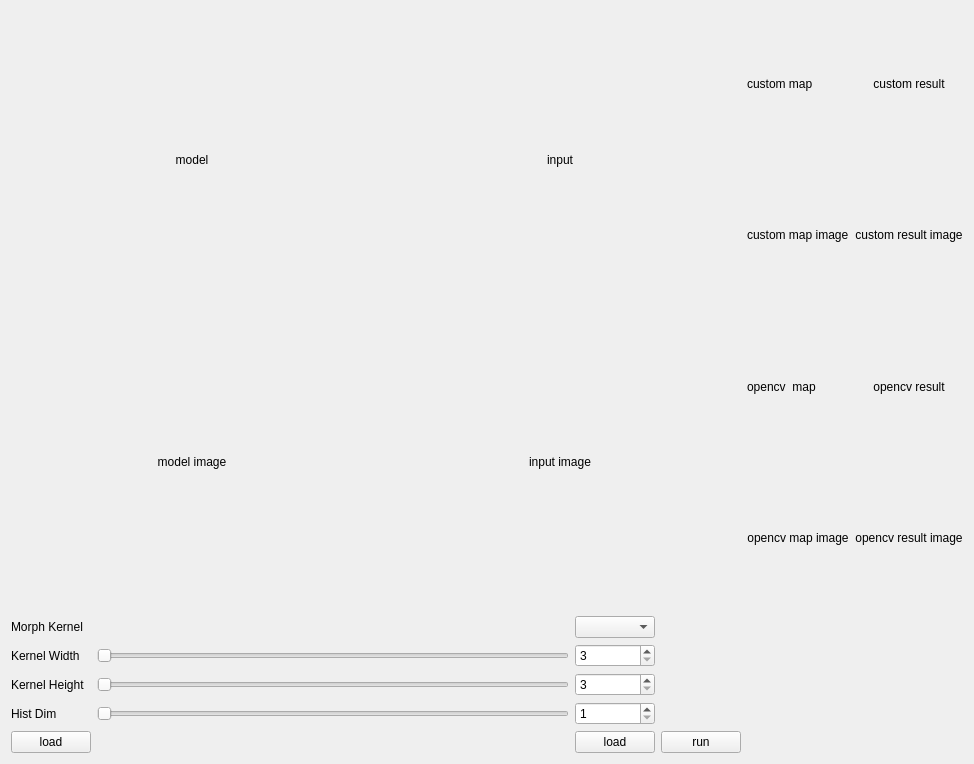
<?xml version="1.0" encoding="UTF-8"?>
<ui version="4.0">
 <class>histBackProjectUI</class>
 <widget class="QWidget" name="histBackProjectUI">
  <property name="geometry">
   <rect>
    <x>0</x>
    <y>0</y>
    <width>974</width>
    <height>764</height>
   </rect>
  </property>
  <property name="windowTitle">
   <string>Form</string>
  </property>
  <layout class="QGridLayout" name="gridLayout_4">
   <item row="0" column="0">
    <layout class="QGridLayout" name="gridLayout_2">
     <item row="0" column="0">
      <widget class="QLabel" name="label_model_">
       <property name="text">
        <string>model</string>
       </property>
       <property name="alignment">
        <set>Qt::AlignCenter</set>
       </property>
      </widget>
     </item>
     <item row="0" column="1">
      <widget class="QLabel" name="label_input_">
       <property name="text">
        <string>input</string>
       </property>
       <property name="alignment">
        <set>Qt::AlignCenter</set>
       </property>
      </widget>
     </item>
     <item row="1" column="0">
      <widget class="QLabel" name="label_model_image_">
       <property name="text">
        <string>model image</string>
       </property>
       <property name="alignment">
        <set>Qt::AlignCenter</set>
       </property>
      </widget>
     </item>
     <item row="1" column="1">
      <widget class="QLabel" name="label_input_image_">
       <property name="text">
        <string>input image</string>
       </property>
       <property name="alignment">
        <set>Qt::AlignCenter</set>
       </property>
      </widget>
     </item>
    </layout>
   </item>
   <item row="0" column="1">
    <layout class="QGridLayout" name="gridLayout">
     <item row="3" column="1">
      <widget class="QLabel" name="label_opencv_result_image_">
       <property name="text">
        <string>opencv result image</string>
       </property>
       <property name="alignment">
        <set>Qt::AlignCenter</set>
       </property>
      </widget>
     </item>
     <item row="1" column="0">
      <widget class="QLabel" name="label_custom_map_image_">
       <property name="text">
        <string>custom map image</string>
       </property>
      </widget>
     </item>
     <item row="3" column="0">
      <widget class="QLabel" name="label_opencv_map_image_">
       <property name="text">
        <string>opencv map image</string>
       </property>
       <property name="alignment">
        <set>Qt::AlignCenter</set>
       </property>
      </widget>
     </item>
     <item row="0" column="1">
      <widget class="QLabel" name="label_result_">
       <property name="text">
        <string>custom result</string>
       </property>
       <property name="alignment">
        <set>Qt::AlignCenter</set>
       </property>
      </widget>
     </item>
     <item row="2" column="1">
      <widget class="QLabel" name="label_7">
       <property name="text">
        <string>opencv result</string>
       </property>
       <property name="alignment">
        <set>Qt::AlignCenter</set>
       </property>
      </widget>
     </item>
     <item row="0" column="0">
      <widget class="QLabel" name="label_4">
       <property name="text">
        <string>custom map</string>
       </property>
      </widget>
     </item>
     <item row="2" column="0">
      <widget class="QLabel" name="label_6">
       <property name="text">
        <string>opencv  map</string>
       </property>
      </widget>
     </item>
     <item row="1" column="1">
      <widget class="QLabel" name="label_custom_result_image_">
       <property name="text">
        <string>custom result image</string>
       </property>
       <property name="alignment">
        <set>Qt::AlignCenter</set>
       </property>
      </widget>
     </item>
    </layout>
   </item>
   <item row="1" column="0">
    <layout class="QGridLayout" name="gridLayout_3">
     <item row="0" column="0">
      <widget class="QLabel" name="label_3">
       <property name="text">
        <string>Morph Kernel</string>
       </property>
      </widget>
     </item>
     <item row="0" column="2">
      <widget class="QComboBox" name="combobox_morph"/>
     </item>
     <item row="1" column="0">
      <widget class="QLabel" name="label_2">
       <property name="text">
        <string>Kernel Width</string>
       </property>
      </widget>
     </item>
     <item row="1" column="1">
      <widget class="QSlider" name="slider_kernel_width_">
       <property name="minimum">
        <number>3</number>
       </property>
       <property name="maximum">
        <number>23</number>
       </property>
       <property name="singleStep">
        <number>1</number>
       </property>
       <property name="orientation">
        <enum>Qt::Horizontal</enum>
       </property>
       <property name="tickInterval">
        <number>0</number>
       </property>
      </widget>
     </item>
     <item row="1" column="2">
      <widget class="QSpinBox" name="spinbox_kernel_width_">
       <property name="minimum">
        <number>3</number>
       </property>
       <property name="maximum">
        <number>23</number>
       </property>
       <property name="singleStep">
        <number>1</number>
       </property>
      </widget>
     </item>
     <item row="2" column="0">
      <widget class="QLabel" name="label">
       <property name="text">
        <string>Kernel Height</string>
       </property>
      </widget>
     </item>
     <item row="2" column="1">
      <widget class="QSlider" name="slider_kernel_height_">
       <property name="minimum">
        <number>3</number>
       </property>
       <property name="maximum">
        <number>23</number>
       </property>
       <property name="singleStep">
        <number>1</number>
       </property>
       <property name="orientation">
        <enum>Qt::Horizontal</enum>
       </property>
      </widget>
     </item>
     <item row="2" column="2">
      <widget class="QSpinBox" name="spinbox_kernel_height_">
       <property name="minimum">
        <number>3</number>
       </property>
       <property name="maximum">
        <number>23</number>
       </property>
       <property name="singleStep">
        <number>1</number>
       </property>
      </widget>
     </item>
     <item row="3" column="0">
      <widget class="QLabel" name="label_5">
       <property name="text">
        <string>Hist Dim</string>
       </property>
      </widget>
     </item>
     <item row="3" column="1">
      <widget class="QSlider" name="slider_hist_dim_">
       <property name="minimum">
        <number>1</number>
       </property>
       <property name="maximum">
        <number>2</number>
       </property>
       <property name="orientation">
        <enum>Qt::Horizontal</enum>
       </property>
      </widget>
     </item>
     <item row="3" column="2">
      <widget class="QSpinBox" name="spinbox_hist_dim_">
       <property name="minimum">
        <number>1</number>
       </property>
       <property name="maximum">
        <number>2</number>
       </property>
      </widget>
     </item>
     <item row="4" column="0">
      <widget class="QPushButton" name="button_load_model_">
       <property name="text">
        <string>load</string>
       </property>
      </widget>
     </item>
     <item row="4" column="2">
      <widget class="QPushButton" name="button_load_input_">
       <property name="text">
        <string>load</string>
       </property>
      </widget>
     </item>
     <item row="4" column="3">
      <widget class="QPushButton" name="button_run_">
       <property name="text">
        <string>run</string>
       </property>
      </widget>
     </item>
    </layout>
   </item>
  </layout>
 </widget>
 <resources/>
 <connections>
  <connection>
   <sender>slider_kernel_width_</sender>
   <signal>valueChanged(int)</signal>
   <receiver>spinbox_kernel_width_</receiver>
   <slot>setValue(int)</slot>
   <hints>
    <hint type="sourcelabel">
     <x>483</x>
     <y>495</y>
    </hint>
    <hint type="destinationlabel">
     <x>535</x>
     <y>495</y>
    </hint>
   </hints>
  </connection>
  <connection>
   <sender>spinbox_kernel_width_</sender>
   <signal>valueChanged(int)</signal>
   <receiver>slider_kernel_width_</receiver>
   <slot>setValue(int)</slot>
   <hints>
    <hint type="sourcelabel">
     <x>563</x>
     <y>500</y>
    </hint>
    <hint type="destinationlabel">
     <x>472</x>
     <y>503</y>
    </hint>
   </hints>
  </connection>
  <connection>
   <sender>slider_kernel_height_</sender>
   <signal>valueChanged(int)</signal>
   <receiver>spinbox_kernel_height_</receiver>
   <slot>setValue(int)</slot>
   <hints>
    <hint type="sourcelabel">
     <x>482</x>
     <y>566</y>
    </hint>
    <hint type="destinationlabel">
     <x>536</x>
     <y>565</y>
    </hint>
   </hints>
  </connection>
  <connection>
   <sender>spinbox_kernel_height_</sender>
   <signal>valueChanged(int)</signal>
   <receiver>slider_kernel_height_</receiver>
   <slot>setValue(int)</slot>
   <hints>
    <hint type="sourcelabel">
     <x>568</x>
     <y>565</y>
    </hint>
    <hint type="destinationlabel">
     <x>473</x>
     <y>570</y>
    </hint>
   </hints>
  </connection>
  <connection>
   <sender>slider_hist_dim_</sender>
   <signal>valueChanged(int)</signal>
   <receiver>spinbox_hist_dim_</receiver>
   <slot>setValue(int)</slot>
   <hints>
    <hint type="sourcelabel">
     <x>487</x>
     <y>634</y>
    </hint>
    <hint type="destinationlabel">
     <x>541</x>
     <y>635</y>
    </hint>
   </hints>
  </connection>
  <connection>
   <sender>spinbox_hist_dim_</sender>
   <signal>valueChanged(int)</signal>
   <receiver>slider_hist_dim_</receiver>
   <slot>setValue(int)</slot>
   <hints>
    <hint type="sourcelabel">
     <x>581</x>
     <y>625</y>
    </hint>
    <hint type="destinationlabel">
     <x>495</x>
     <y>627</y>
    </hint>
   </hints>
  </connection>
 </connections>
</ui>
